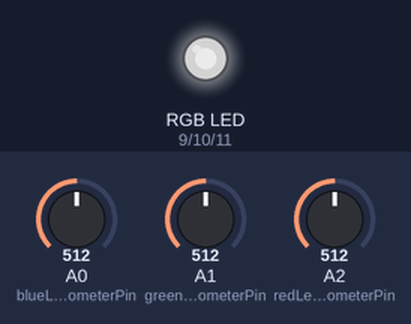
A sketch run on a simulated Arduino Uno, built with avr-gcc and run on an emulated ATmega328P. On the bench: an RGB LED mixed from three pins (HIGH = lit). Inputs (shaded band) come from the test bench; at power-on: A0 (blueLedPotentiometerPin) = 512, A1 (greenLedPotentiometerPin) = 512, A2 (redLedPotentiometerPin) = 512. Dim RGB values are drawn brighter than linear.

Above: at 1.2 s.
1.3 s: A0 (blueLedPotentiometerPin) set to 716
At 1.7 s:
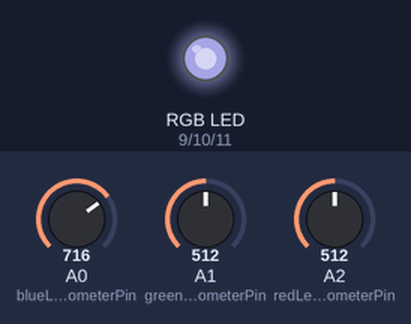
2.8 s: A1 (greenLedPotentiometerPin) set to 716
At 4.0 s:
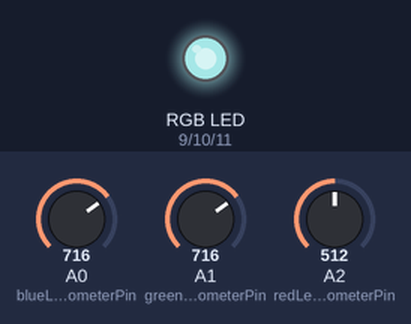
4.3 s: A2 (redLedPotentiometerPin) set to 716
At 5.2 s:
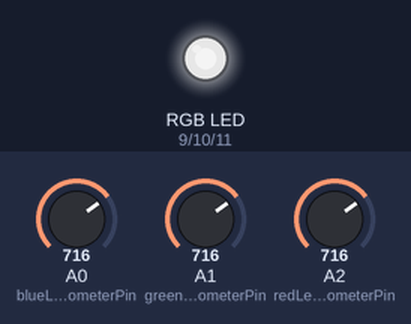
5.8 s: A0 (blueLedPotentiometerPin) set to 900
At 6.4 s:
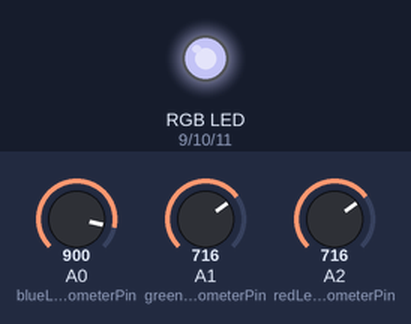
7.3 s: A1 (greenLedPotentiometerPin) set to 900
At 8.5 s:
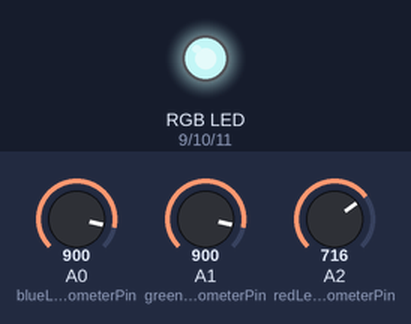
8.8 s: A2 (redLedPotentiometerPin) set to 900
At 9.8 s:
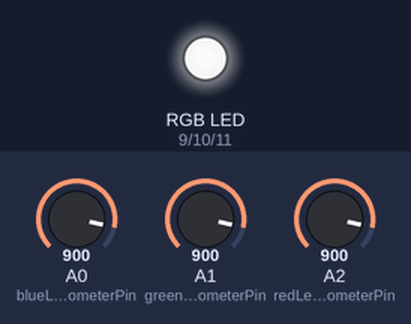
Timing chart, 0 to 11.3 s (numbered marks = the images above; inputs shaded):
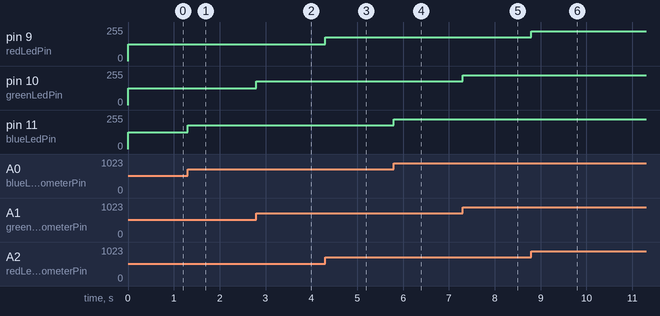

The sketch:

Homework1-RGB.ino
```cpp
//Lighting up a RGB Led with 3 potentiometers

const int blueLedPin = 11;
const int redLedPin = 9;
const int greenLedPin = 10;

const int blueLedPotentiometerPin = A0;
const int redLedPotentiometerPin = A2;
const int greenLedPotentiometerPin = A1;

int blueLedPotentiometer = 0;
int redLedPotentiometer = 0;
int greenLedPotentiometer = 0;

float voltageBlue = 0;
float voltageRed = 0;
float voltageGreen = 0;

const int maxMappedVoltage = 255;
const int minMappedVoltage = 0;

const int maxUnmappedValue = 1023;
const int minUnmappedValue = 0;

const int delayTime = 3;

void setup() {
  // initialize serial communication at 9600 bits per second:
  Serial.begin(9600);
}


void loop() {
  // read the input on analog pins 0,1,2:
 readPotValues();
 mapValues();
 lightLED();
 // delay in between reads for stability
 delay(delayTime);
}

void readPotValues(){
  blueLedPotentiometer = analogRead(blueLedPotentiometerPin);
  redLedPotentiometer = analogRead(redLedPotentiometerPin);
  greenLedPotentiometer = analogRead(greenLedPotentiometerPin);
}

//Map the values from potentiometers [0,1023] to [0,255] (values accepted by analogWrite function)
void mapValues(){
  voltageBlue = map(blueLedPotentiometer,minUnmappedValue,maxUnmappedValue,minMappedVoltage,maxMappedVoltage);
  voltageRed = map(redLedPotentiometer,minUnmappedValue,maxUnmappedValue,minMappedVoltage,maxMappedVoltage);
  voltageGreen = map(greenLedPotentiometer,minUnmappedValue,maxUnmappedValue,minMappedVoltage,maxMappedVoltage);
}


void lightLED(){
  analogWrite(blueLedPin, voltageBlue);
  analogWrite(redLedPin, voltageRed);
  analogWrite(greenLedPin, voltageGreen);
}
```

Measured:
- after the input at 1.3 s, pin 11 (blueLedPin): 127/255 → 178/255 at once
- after the input at 2.8 s, pin 10 (greenLedPin): 127/255 → 178/255 at once
- after the input at 4.3 s, pin 9 (redLedPin): 127/255 → 178/255 at once
- after the input at 5.8 s, pin 11 (blueLedPin): 178/255 → 224/255 at once
- after the input at 7.3 s, pin 10 (greenLedPin): 178/255 → 224/255 at once
- after the input at 8.8 s, pin 9 (redLedPin): 178/255 → 224/255 at once
